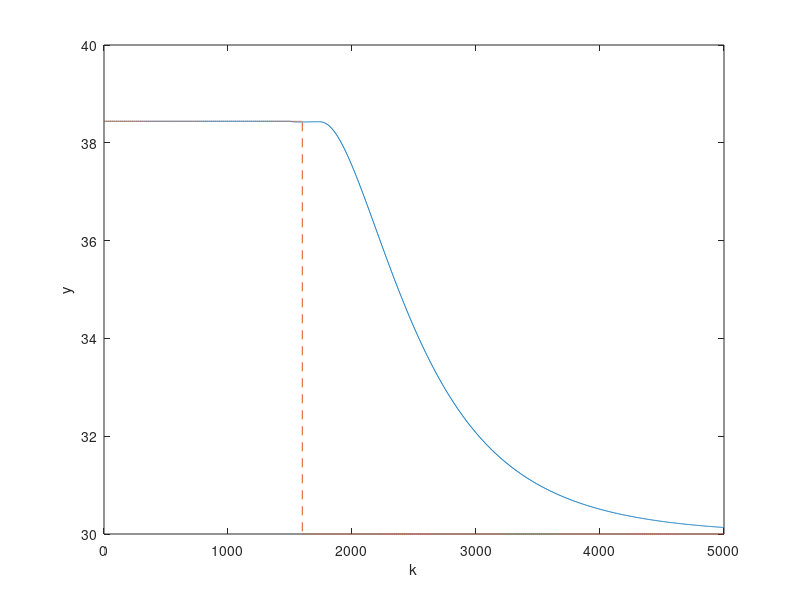

MATLAB code to generate this figure:
clear; clc;

%Parametry regulatora
Nu = 2;
N = 8;
D = 1500;
lamb = 100;

%% Wymierzanie skoku jednostkowego

%skok wartosci F1
dF1 = 1;

%Parametry obiektu
A1 = 505;
C2 = 0.65;
ap1 = 23; %alfa_1
ap2 = 15; %alfa_2

%Punkt pracy obiektu
tau = 120;
h2_0 = 38.44;
h1_0 = 16.34;
F1 = 78;
FD = 15;

%Objetośc punktu pracy
v2_0 = h2_0^2 * C2;
v1_0 = h1_0 * A1;

t_sym = 5000; %czas symulacji
T = 1; %krok

%warunki_początkowe
kp = 120/T + 2;
ks = max(19,D+7); %chwila skoku wartosci zadania
kk = t_sym/T;
v1(1:kp) = v1_0;
v2(1:kp) = v2_0;
F1in(1:T:t_sym/T) = F1;
FDc(1:T:t_sym/T) = FD;


%Symulacja obiektu
for k = kp:t_sym/T
    F1in(k) = F1+dF1;
    v1(k) = v1(k-1) + T*(F1in(k-1-(tau/T)) + FDc(k-1) - ap1*sqrt(v1(k-1)/A1));
    v2(k) = v2(k-1) + T*(ap1*sqrt(v1(k-1)/A1) - ap2*(nthroot(v2(k-1)/C2,4)));  
end
%Obliczanie Wysokości na podstawie objętości
h2(:,1) = sqrt(v2 /C2);

%Skok jednostkowy
Yj = h2 - min(h2);
Yj = Yj/dF1;
s = Yj(1:D,:);
% plot(Yj)
%print('odp_skok.png','-dpng','-r400')

%% Macierze do DMC

%Macierz MP
MP=zeros(N,D-1);
for i=1:N
   for j=1:D-1
      if i+j<=D
         MP(i,j)=s(i+j)-s(j);
      else
         MP(i,j)=s(D)-s(j);
      end      
   end
end

%Wyznaczanie macierzy M
M=zeros(N,Nu);
for i=1:N
   for j=1:Nu
      if (i>=j)
         M(i,j)=s(i-j+1);
      end
   end
end

K = ((M'*M + lamb * eye(Nu))^(-1))* M';
DUp = zeros(D-1, 1);
Y = zeros(N,1);

%% Obiekt star

%warunki_początkowe
kp = D/T + 2;
ks = max(19,D+100); %chwila skoku wartosci zadania
kk = t_sym/T;
v1(1:kp) = v1_0;
v2(1:kp) = v2_0;
h2(1:kp) = h2_0;
h1(1:kp) = h1_0;
F1in(1:1000/T) = F1;
F1in(1000/T:kk) = F1;
FD = 15;
FDc(1:T:t_sym/T) = FD;

%Skok wartosci zadanej:
yzad(1:ks)=38.44; yzad(ks:kk)=30;

%główne wykonanie programu
for k=kp:kk
    for n=1:N
    %yzad dla horyzontu predykcji
        Y_zad(n,1) = yzad(k);
    end
    %symulacja obiektu
    v1(k) = v1(k-1) + T*(F1in(k-1-(tau/T)) + FDc(k-1) - ap1*sqrt(h1(k-1)));
    v2(k) = v2(k-1) + T*(ap1*sqrt(h1(k-1)) - ap2*(sqrt(h2(k-1))));
    h1(k) = v1(k)/A1;
    h2(k) = sqrt(v2(k)/C2);
    %stała trajektoria referencyjna
    for n=1:N
        Y(n) = h2(k);
    end
    %DMC
    for n = 1:D-1
        DUp(n) = F1in(k-n) - F1in(k-n-1);
    end
    Yo = MP*DUp+Y;
    DU = K*(Y_zad - Yo);
    F1in(k)=F1in(k-1)+DU(1);   
end


iteracja = 0:1:kk-1;
%Plot wyjście
figure;
stairs(iteracja, h2)
hold on;
stairs(iteracja, yzad,"--");
hold off;
xlabel('k'); ylabel("y");
